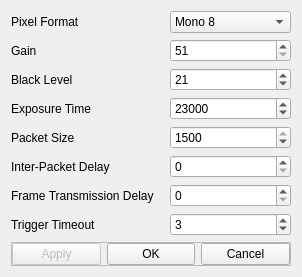
<?xml version="1.0" encoding="UTF-8"?>
<ui version="4.0">
 <class>dialogCameraSettings</class>
 <widget class="QDialog" name="dialogCameraSettings">
  <property name="geometry">
   <rect>
    <x>0</x>
    <y>0</y>
    <width>270</width>
    <height>251</height>
   </rect>
  </property>
  <property name="windowTitle">
   <string>Camera Settings</string>
  </property>
  <layout class="QGridLayout" name="gridLayout">
   <item row="8" column="0" colspan="4">
    <widget class="QFrame" name="frameButtons">
     <property name="sizePolicy">
      <sizepolicy hsizetype="Preferred" vsizetype="Fixed">
       <horstretch>0</horstretch>
       <verstretch>0</verstretch>
      </sizepolicy>
     </property>
     <property name="frameShape">
      <enum>QFrame::StyledPanel</enum>
     </property>
     <property name="frameShadow">
      <enum>QFrame::Raised</enum>
     </property>
     <layout class="QHBoxLayout" name="horizontalLayout">
      <property name="leftMargin">
       <number>0</number>
      </property>
      <property name="topMargin">
       <number>0</number>
      </property>
      <property name="rightMargin">
       <number>0</number>
      </property>
      <property name="bottomMargin">
       <number>0</number>
      </property>
      <item>
       <widget class="QPushButton" name="pushApply">
        <property name="enabled">
         <bool>false</bool>
        </property>
        <property name="text">
         <string>Apply</string>
        </property>
       </widget>
      </item>
      <item>
       <widget class="QPushButton" name="pushOK">
        <property name="text">
         <string>OK</string>
        </property>
       </widget>
      </item>
      <item>
       <widget class="QPushButton" name="pushCancel">
        <property name="enabled">
         <bool>true</bool>
        </property>
        <property name="text">
         <string>Cancel</string>
        </property>
       </widget>
      </item>
     </layout>
    </widget>
   </item>
   <item row="5" column="2" colspan="2">
    <widget class="QSpinBox" name="spinInterPacketDelay">
     <property name="toolTip">
      <string>0 - 10,000</string>
     </property>
     <property name="suffix">
      <string/>
     </property>
     <property name="maximum">
      <number>10000</number>
     </property>
     <property name="value">
      <number>0</number>
     </property>
    </widget>
   </item>
   <item row="1" column="0">
    <widget class="QLabel" name="labelGain">
     <property name="toolTip">
      <string>Sets the selected gain control in device specific units.</string>
     </property>
     <property name="text">
      <string>Gain</string>
     </property>
    </widget>
   </item>
   <item row="6" column="0" colspan="2">
    <widget class="QLabel" name="labelFrameDelay">
     <property name="toolTip">
      <string>Sets the frame transfer start delay (in ticks) for the selected stream channel.</string>
     </property>
     <property name="text">
      <string>Frame Transmission Delay</string>
     </property>
     <property name="scaledContents">
      <bool>false</bool>
     </property>
    </widget>
   </item>
   <item row="4" column="2" colspan="2">
    <widget class="QSpinBox" name="spinPacketSize">
     <property name="toolTip">
      <string>0 - 1,500</string>
     </property>
     <property name="minimum">
      <number>0</number>
     </property>
     <property name="maximum">
      <number>1500</number>
     </property>
     <property name="singleStep">
      <number>4</number>
     </property>
     <property name="value">
      <number>1500</number>
     </property>
    </widget>
   </item>
   <item row="0" column="0">
    <widget class="QLabel" name="labelPixelFormat">
     <property name="toolTip">
      <string>Sets the format of the pixel data transmitted for acquired images.</string>
     </property>
     <property name="text">
      <string>Pixel Format</string>
     </property>
    </widget>
   </item>
   <item row="7" column="0">
    <widget class="QLabel" name="labelTriggerTimeout">
     <property name="toolTip">
      <string>Sets how long (in seconds) until the trigger can be triggered again. Timeout starts upon saving the image.</string>
     </property>
     <property name="text">
      <string>Trigger Timeout</string>
     </property>
    </widget>
   </item>
   <item row="4" column="0">
    <widget class="QLabel" name="labelPacketSize">
     <property name="toolTip">
      <string>Sets the packet size in bytes for the selected stream channel.</string>
     </property>
     <property name="text">
      <string>Packet Size</string>
     </property>
    </widget>
   </item>
   <item row="5" column="0">
    <widget class="QLabel" name="labelInterPacketDelay">
     <property name="toolTip">
      <string>Sets the inter-packet delay (in ticks) for the selected stream channel.</string>
     </property>
     <property name="text">
      <string>Inter-Packet Delay</string>
     </property>
    </widget>
   </item>
   <item row="7" column="2" colspan="2">
    <widget class="QSpinBox" name="spinTriggerTimeout">
     <property name="toolTip">
      <string>0 - 60</string>
     </property>
     <property name="maximum">
      <number>60</number>
     </property>
     <property name="value">
      <number>3</number>
     </property>
    </widget>
   </item>
   <item row="6" column="2" colspan="2">
    <widget class="QSpinBox" name="spinFrameDelay">
     <property name="toolTip">
      <string>0 - 10,000</string>
     </property>
     <property name="maximum">
      <number>10000</number>
     </property>
     <property name="value">
      <number>0</number>
     </property>
    </widget>
   </item>
   <item row="3" column="0">
    <widget class="QLabel" name="labelExposureTime">
     <property name="toolTip">
      <string>Directly sets the camera's exposure time in microseconds.</string>
     </property>
     <property name="text">
      <string>Exposure Time</string>
     </property>
    </widget>
   </item>
   <item row="0" column="2" colspan="2">
    <widget class="QComboBox" name="comboPixelFormat">
     <item>
      <property name="text">
       <string>Mono 8</string>
      </property>
     </item>
     <item>
      <property name="text">
       <string>Mono 12</string>
      </property>
     </item>
     <item>
      <property name="text">
       <string>Mono 12 Packed</string>
      </property>
     </item>
    </widget>
   </item>
   <item row="3" column="2" colspan="2">
    <widget class="QSpinBox" name="spinExposureTime">
     <property name="toolTip">
      <string>0 - 100,000</string>
     </property>
     <property name="minimum">
      <number>35</number>
     </property>
     <property name="maximum">
      <number>100000</number>
     </property>
     <property name="value">
      <number>23000</number>
     </property>
    </widget>
   </item>
   <item row="2" column="0">
    <widget class="QLabel" name="labelBlackLevel">
     <property name="toolTip">
      <string>Sets the value of the selected black level control.</string>
     </property>
     <property name="text">
      <string>Black Level</string>
     </property>
    </widget>
   </item>
   <item row="2" column="2" colspan="2">
    <widget class="QSpinBox" name="spinBlackLevel">
     <property name="toolTip">
      <string>0 - 1,023</string>
     </property>
     <property name="maximum">
      <number>1023</number>
     </property>
     <property name="value">
      <number>21</number>
     </property>
    </widget>
   </item>
   <item row="1" column="2" colspan="2">
    <widget class="QSpinBox" name="spinGain">
     <property name="toolTip">
      <string>51 - 255</string>
     </property>
     <property name="minimum">
      <number>51</number>
     </property>
     <property name="maximum">
      <number>255</number>
     </property>
     <property name="value">
      <number>51</number>
     </property>
    </widget>
   </item>
  </layout>
 </widget>
 <tabstops>
  <tabstop>comboPixelFormat</tabstop>
  <tabstop>spinExposureTime</tabstop>
  <tabstop>spinPacketSize</tabstop>
  <tabstop>spinInterPacketDelay</tabstop>
  <tabstop>spinFrameDelay</tabstop>
  <tabstop>spinTriggerTimeout</tabstop>
  <tabstop>pushApply</tabstop>
  <tabstop>pushOK</tabstop>
  <tabstop>pushCancel</tabstop>
 </tabstops>
 <resources/>
 <connections>
  <connection>
   <sender>pushOK</sender>
   <signal>clicked()</signal>
   <receiver>dialogCameraSettings</receiver>
   <slot>accept()</slot>
   <hints>
    <hint type="sourcelabel">
     <x>155</x>
     <y>248</y>
    </hint>
    <hint type="destinationlabel">
     <x>155</x>
     <y>135</y>
    </hint>
   </hints>
  </connection>
  <connection>
   <sender>pushCancel</sender>
   <signal>clicked()</signal>
   <receiver>dialogCameraSettings</receiver>
   <slot>close()</slot>
   <hints>
    <hint type="sourcelabel">
     <x>255</x>
     <y>248</y>
    </hint>
    <hint type="destinationlabel">
     <x>155</x>
     <y>135</y>
    </hint>
   </hints>
  </connection>
 </connections>
</ui>
